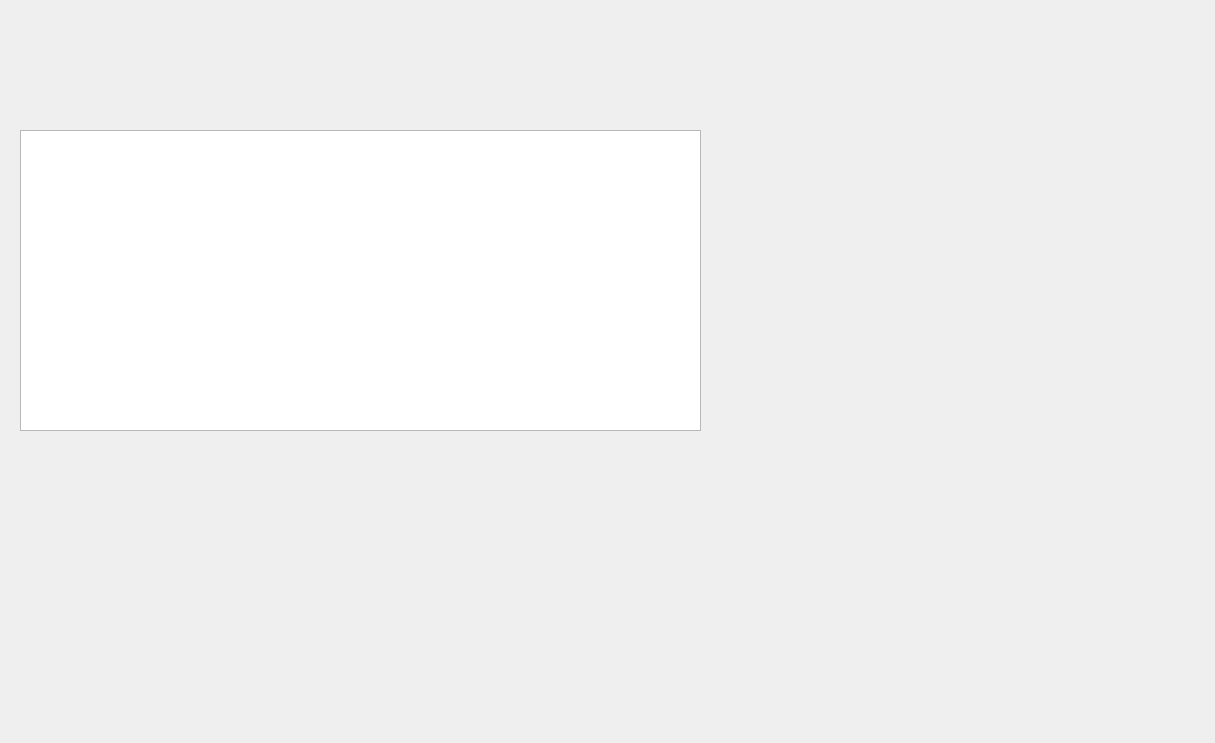
<?xml version="1.0" encoding="UTF-8"?>
<ui version="4.0">
 <class>data</class>
 <widget class="QWidget" name="data">
  <property name="geometry">
   <rect>
    <x>0</x>
    <y>0</y>
    <width>1215</width>
    <height>743</height>
   </rect>
  </property>
  <property name="windowTitle">
   <string>data</string>
  </property>
  <widget class="QTableView" name="tableView">
   <property name="geometry">
    <rect>
     <x>20</x>
     <y>130</y>
     <width>681</width>
     <height>301</height>
    </rect>
   </property>
  </widget>
 </widget>
 <resources/>
 <connections/>
</ui>
